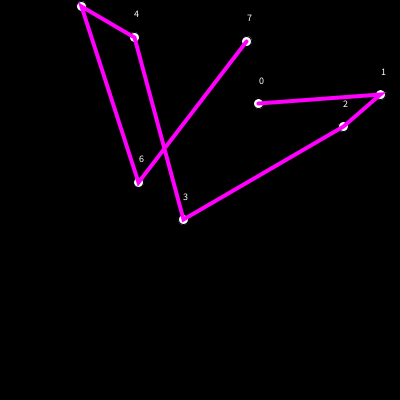
Frame 1 (no input)
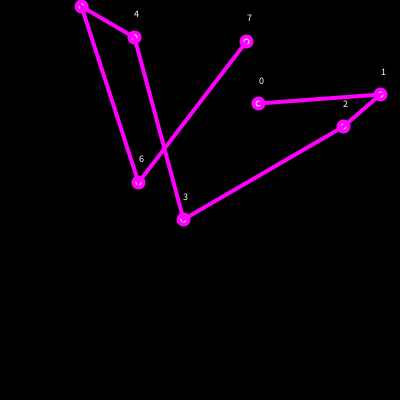
Frame 60 (the mouse pressed at the canvas centre just before this capture)
Frame 120 (the mouse held since frame 60 and released just before this capture): identical to frame 60, image omitted

The Processing sketch that drew these frames (run headless with seeded random() and noise(); from frame 60 on, the mouse is pressed at the canvas centre):

// Processing sketch: Traveling_Salesperson_GA
// ── Traveling_Salesperson_GA.pde
int citynum=8;
int populationsnum=10;
PVector[] cities = new PVector[citynum];
int[] best = new int[citynum];
int[] vals=new int[citynum];
int[] orders = new int[citynum];
int[][] populations=new int[populationsnum][];
boolean finish = false;
float record;
float total;
float count=0;
void setup() {
    size(400,400);
    for (int i = 0; i < cities.length; i+=1) {
        PVector v=new PVector(random(width),random(height));
        cities[i]=v;
    }
    for (int i = 0; i < citynum; i+=1) {
        vals[i]=i;
    }
    record = calcDistance(cities);
    arrayCopy(vals, best);
    total=factorial(citynum);
    for(int i=0;i<citynum;i+=1){
        orders[i]=i;
    }
    for(int i=0;i<populationsnum;i+=1){
        populations[i]=shuffle(orders);
    }
    println(populations[0]);
    
}

void draw() { 
    background(0);   
    fill(255);
    for (int i = 0; i < cities.length; i+=1) {
        textSize(10);
        circle(cities[i].x,cities[i].y,10);
        text(i,cities[i].x,cities[i].y-20);
    }
    stroke(255);
    beginShape();
    noFill();
    strokeWeight(2);
    for (int i = 0; i < cities.length; i+=1) {
        vertex(cities[vals[i]].x, cities[vals[i]].y);
    }
    endShape();

    beginShape();
    stroke(255,0,255);
    noFill();
    strokeWeight(4);
    for (int i = 0; i < cities.length; i+=1) {
        vertex(cities[best[i]].x,cities[best[i]].y);
    }
    endShape();

        
    float d=calcDistance(cities);
    if (d<record){
        record=d;
        arrayCopy(vals, best);
    }
    
        
    
    count+=1;
    fill(255);
    textSize(20);
    
}

int[] swap(int[] a,int i,int j){
    int temp=a[i];
    a[i]=a[j];
    a[j]=temp;
    return a;
}

float calcDistance(PVector[] points){
    float sum=0;
    for( int i=0; i<points.length-1; i+=1 ){
        float d=dist(points[vals[i]].x, points[vals[i]].y, points[vals[i+1]].x, points[vals[i+1]].y);
        sum+=d;
    }
    return sum;
}

float factorial(float a){
    if(a==1) return 1;
    else if(a<1) return 0;
    else return a*factorial(a-1);

}
int[] shuffle(int[] order){
    
    for(int i=0;i<100;i+=1){
        int i1=int(random(order.length));
        int i2=int(random(order.length));
        order=swap(order,i1,i2);

    }
    
    return order;
}
